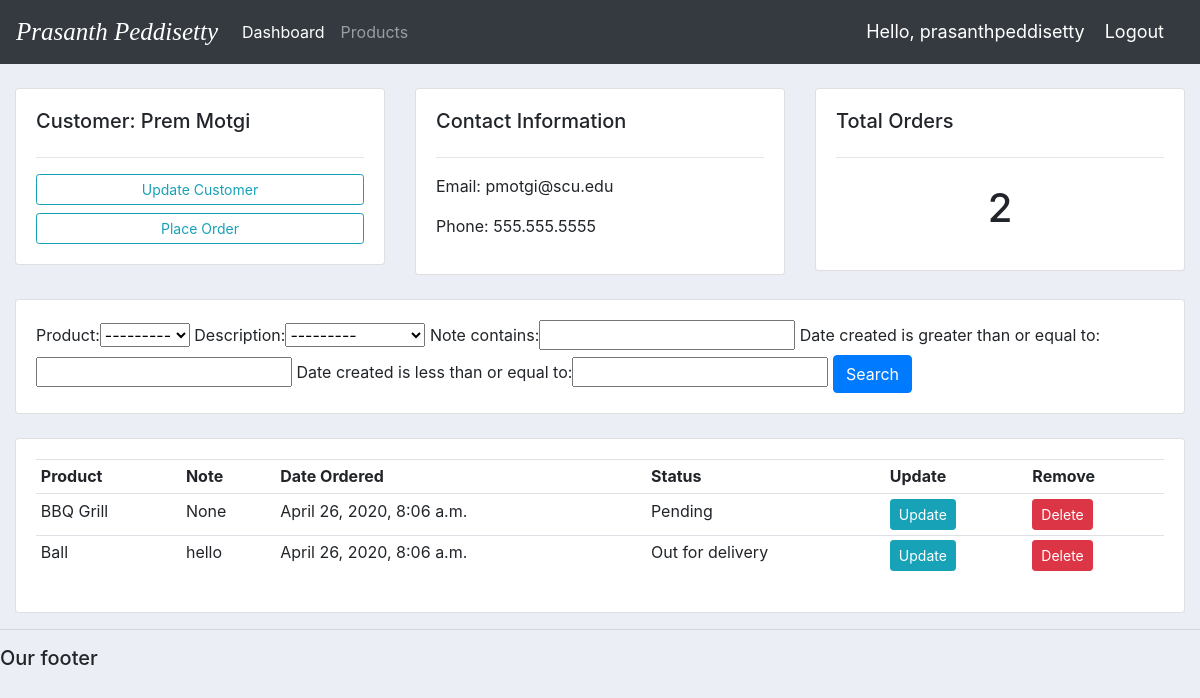
The app's page /customer/1/ (signed in) with its own data.
### accounts/models.py (models this page shows, shortened)
class Customer(models.Model):
    user = models.OneToOneField(User, null=True, blank=True, on_delete=models.CASCADE)
    name = models.CharField(max_length=200, null=True)
    phone = models.CharField(max_length=200, null=True)
    email = models.CharField(max_length=200, null=True)
    profile_pic = models.ImageField(default='prasanth.jpg', null=True, blank=True)
    date_created = models.DateTimeField(auto_now_add=True, null=True)

class Order(models.Model):
    STATUS = (
        ('Pending', 'Pending'),
        ('Out for delivery', 'Out for delivery'),
        ('Delivered', 'Delivered'),
    )
    customer = models.ForeignKey(Customer, null=True, on_delete= models.SET_NULL)
    product = models.ForeignKey(Product, null=True, on_delete= models.SET_NULL)
    date_created = models.DateTimeField(auto_now_add=True, null=True)
    description = models.CharField(max_length=200, null=True, choices=STATUS)
    note = models.CharField(max_length=1000, null=True)

class Product(models.Model):
    CATEGORY = (
        ('Indoor', 'Indoor'),
        ('Out door', 'Out door'),
    )
    name = models.CharField(max_length=200, null=True)
    price = models.FloatField(null=True)
    category = models.CharField(max_length=200, null=True, choices=CATEGORY)
    description = models.CharField(max_length=200, null=True, blank=True)
    date_created = models.DateTimeField(auto_now_add=True, null=True)
    tags = models.ManyToManyField(Tag)
    def __str__(self):
        return self.name

### accounts/decorators.py (the view)
        def wrapper_func(request, *args, **kwargs):
            group = None
            if request.user.groups.exists():
                group = request.user.groups.all()[0].name
            if group in allowed_roles:
                return view_func(request, *args, **kwargs)
            else:
                return HttpResponse("You are not authorized to access this page")

### accounts/views.py (called while the page is built)
@login_required(login_url='login')
@allowed_users(allowed_roles=['admin'])
def customer(request, pk):
    customer = Customer.objects.get(id=pk)
    orders = customer.order_set.all()
    order_count = orders.count()
    myFilter = OrderFilter(request.GET, queryset=orders)
    orders = myFilter.qs
    context = {'customer': customer,
               'orders': orders,
               'order_count': order_count,
               'myFilter': myFilter,
               }
    return render(request, 'accounts/customer.html', context)

### accounts/templates/accounts/customer.html
{% extends 'accounts/main.html' %}
{% block content %}
<br>
<div class="row">
	<div class="col-md">
		<div class="card card-body">
			<h5>Customer: {{customer.name}}</h5>
			<hr>
			<a class="btn btn-outline-info  btn-sm btn-block" href="">Update Customer</a>
			<a class="btn btn-outline-info  btn-sm btn-block" href="{% url 'create_order' customer.id %}">Place Order</a>
		</div>
	</div>
	<div class="col-md">
		<div class="card card-body">
			<h5>Contact Information</h5>
			<hr>
			<p>Email: {{customer.email}} </p>
			<p>Phone: {{customer.phone}}</p>
		</div>
	</div>
	<div class="col-md">
		<div class="card card-body">
			<h5>Total Orders</h5>
			<hr>
			<h1 style="text-align: center;padding: 10px">{{order_count}}</h1>
		</div>
	</div>
</div>
<br>
<div class="row">
	<div class="col">
		<div class="card card-body">
			<form method="get">
				{{myFilter.form}}
		    <button class="btn btn-primary" type="submit">Search</button>
		  </form>
		</div>
	</div>
</div>
<br>
<div class="row">
	<div class="col-md">
		<div class="card card-body">
			<table class="table table-sm">
				<tr>
					<th>Product</th>
					<th>Note</th>
					<th>Date Ordered</th>
					<th>Status</th>
					<th>Update</th>
					<th>Remove</th>
				</tr>
				{% for order in orders %}
					<tr>
						<td>{{order.product}}</td>
						<td>{{order.note}}</td>
						<td>{{order.date_created}}</td>
						<td>{{order.description}}</td>
						<td><a class="btn btn-sm btn-info" href="{% url 'update_order' order.id %}">Update</a></td>
						<td><a class="btn btn-sm btn-danger" href="{% url 'delete_order' order.id %}">Delete</a></td>
					</tr>
				{% endfor %}
			</table>
		</div>
	</div>
</div>
{% endblock %}

### accounts/templates/accounts/navbar.html (shortened to what this page needs)
{% load static %}
<nav class="navbar navbar-expand-lg navbar-dark bg-dark">
  <a class="navbar-brand" href="{% url 'home' %}" style="font-style: italic; font-family: Garamond; font-size: 25px;">Prasanth Peddisetty</a>
  <div class="collapse navbar-collapse" id="navbarNav">
    <ul class="navbar-nav">
      {% if request.user.is_staff %}
      <li class="nav-item active">
        <a class="nav-link" href="{% url 'home' %}">Dashboard</a>
      </li>
      <li class="nav-item">
        <a class="nav-link" href="{% url 'products' %}">Products</a>
      </li>
      {% else %}
      <li class="nav-item">
        <a class="nav-link" href="{% url 'account' %}"> Settings </a>
      </li>
      {% endif %}
    </ul>
  </div>
  <span class="hello-msg">Hello, {{request.user}}</span>
  <span><a class="hello-msg" href="{% url 'logout' %}">Logout</a> </span>
</nav>

### crm1/static/css/main.css (style rules this page uses)
body { background-color: #ebeff5; }

### accounts/templates/accounts/navbar.html (style rules this page uses)
.hello-msg { font-size: 18px; color: #fff; margin-right: 20px; }

### records on screen
Customer: name "Prem Motgi", email "pmotgi@scu.edu", phone "555.555.5555"
Order: product "BBQ Grill", note "None", date_created "April 26, 2020, 8:06 a.m.", description "Pending"
Order: product "Ball", note "hello", date_created "April 26, 2020, 8:06 a.m.", description "Out for delivery"

### other values on screen
{{ request.user }} "prasanthpeddisetty"
{{ order_count }} "2"
